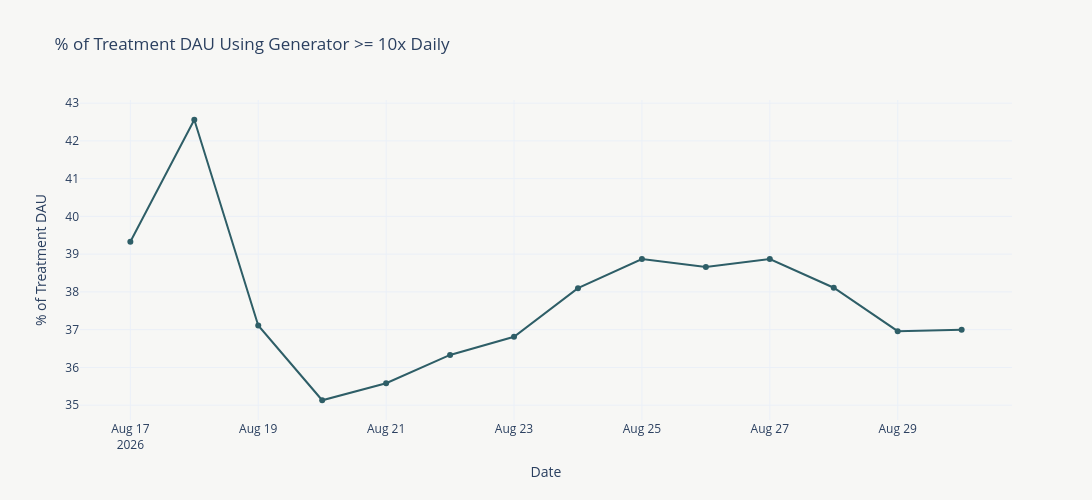

The code cell stored with this chart in its notebook:
### Code cell
fig = px.line(
    heavy_usage_pct, x='dt', y='pct_of_treatment_dau', color='threshold_label',
    category_orders={'threshold_label': threshold_order},
    color_discrete_sequence=sequential_colors(len(HEAVY_USAGE_THRESHOLDS)),
    markers=True,
    hover_data={'n_heavy_users': ':,.0f', 'treatment_dau': ':,'},
    title='% of Treatment DAU Using Generator >= X Times Daily',
    labels={'dt': 'Date', 'pct_of_treatment_dau': '% of Treatment DAU', 'threshold_label': 'Threshold'},
    width=1200,
    height=500,
)
few_style(fig)
fig.show()

### Figure 1 — Plotly figure (JSON) as saved in the notebook; plotly's stock layout.template omitted (floating-point values rounded to 4 significant figures)
{"data": [{"customdata": [[12130, 30841], [13169, 30942], [11504, 30999], [10814, 30779], [10828, 30432], [10878, 29943], [11354, 30844], [11687, 30674], [11806, 30375], [11653, 30140], [11629, 29915], [11286, 29618], [10758, 29108], [11014, 29770]], "hovertemplate": "Date=%{x}<br>% of Treatment DAU=%{y}<br>n_heavy_users=%{customdata[0]:,.0f}<br>treatment_dau=%{customdata[1]:,}<extra></extra>", "legendgroup": "", "line": {"color": "#2E5E67", "dash": "solid"}, "marker": {"symbol": "circle"}, "mode": "lines+markers", "name": "", "orientation": "v", "showlegend": false, "type": "scatter", "x": ["2026-08-17T00:00:00.000000000", "2026-08-18T00:00:00.000000000", "2026-08-19T00:00:00.000000000", "2026-08-20T00:00:00.000000000", "2026-08-21T00:00:00.000000000", "2026-08-22T00:00:00.000000000", "2026-08-23T00:00:00.000000000", "2026-08-24T00:00:00.000000000", "2026-08-25T00:00:00.000000000", "2026-08-26T00:00:00.000000000", "2026-08-27T00:00:00.000000000", "2026-08-28T00:00:00.000000000", "2026-08-29T00:00:00.000000000", "2026-08-30T00:00:00.000000000"], "xaxis": "x", "y": [39.33, 42.56, 37.11, 35.13, 35.58, 36.33, 36.81, 38.1, 38.87, 38.66, 38.87, 38.11, 36.96, 37.0], "yaxis": "y"}], "layout": {"height": 500, "legend": {"tracegroupgap": 0}, "paper_bgcolor": "#f7f7f5", "plot_bgcolor": "#f7f7f5", "title": {"text": "% of Treatment DAU Using Generator >= 10x Daily"}, "width": 1200, "xaxis": {"anchor": "y", "domain": [0, 1], "title": {"text": "Date"}}, "yaxis": {"anchor": "x", "domain": [0, 1], "title": {"text": "% of Treatment DAU"}}}}
